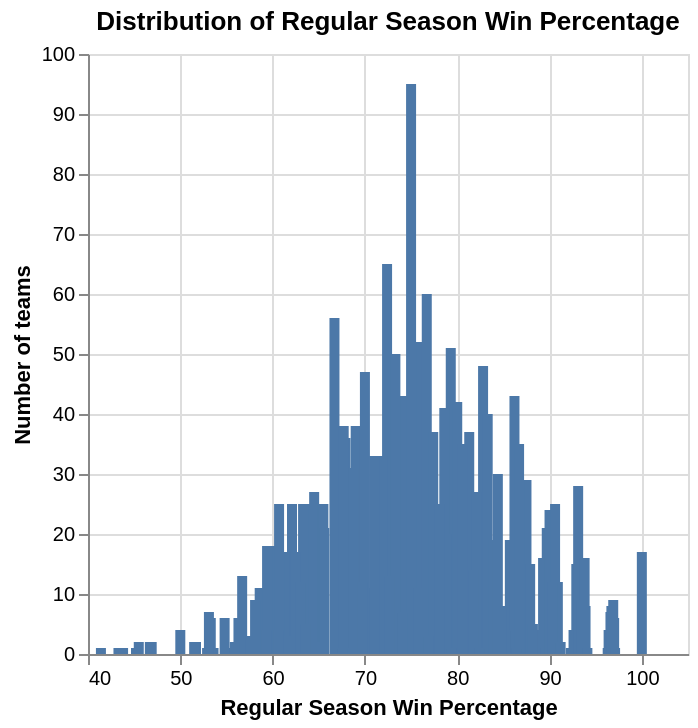

The notebook cell this image was saved under:
### Markdown cell above
<div style="background-color: #f0f0f0; padding: 10px;">
    
#### Task 4.4: Plot the distribution of two relevant variables in the raw data (4 points)

- Use `altair` to plot the distribution of one of the numeric variables in your tidied data set.

- Use `altair` to create a visualization showing the relative proportions of each category/level for one of categorical variable in your tidied data set. 

- Clearly label the variable that is being plotted in each plot.

*Notes:* 
- *Be sure the output is as clear as possible, provide an English title along with readable x and y column names*

- *You may also add more code cells to this section*

</div>

### Code cell
import altair as alt

alt.Chart(tidy_data).mark_bar().encode(
    alt.X("reg_wins_pct:Q", title="Regular Season Win Percentage"),
    alt.Y("count()", title="Number of teams")
).properties(title="Distribution of Regular Season Win Percentage")

### Figure 1 — Vega-Lite specification as saved in the notebook (floating-point values rounded to 4 significant figures; data arrays with more than 128 entries replaced by an {"elided": "..."} marker saying what was removed)
{"config": {"view": {"continuousWidth": 300, "continuousHeight": 300}}, "data": {"name": "data-a51e5bcb88dba091db52897e4fba27b8"}, "mark": {"type": "bar"}, "encoding": {"x": {"field": "reg_wins_pct", "title": "Regular Season Win Percentage", "type": "quantitative"}, "y": {"aggregate": "count", "title": "Number of teams", "type": "quantitative"}}, "title": "Distribution of Regular Season Win Percentage", "$schema": "https://vega.github.io/schema/vega-lite/v5.20.1.json", "datasets": {"data-a51e5bcb88dba091db52897e4fba27b8": {"elided": "2092 records"}}}
